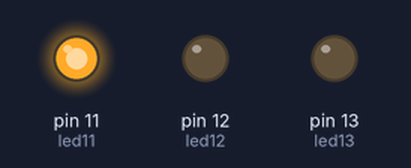
Recording of a sketch running on a simulated Arduino Uno, built with avr-gcc and run on an emulated ATmega328P. Parts: output pins drawn as LEDs (lit = HIGH).

Above: at 1.5 s.
At 3.5 s:
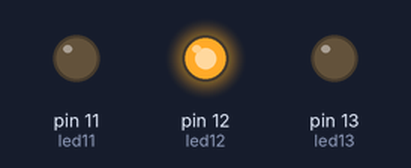
At 5.5 s:
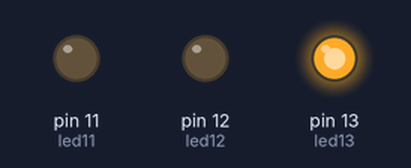
Timing chart, 0 to 9.1 s (numbered marks = the images above):
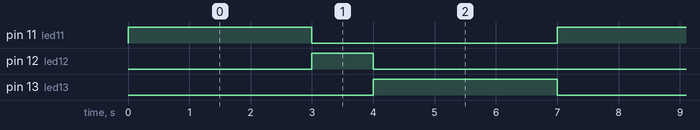

Measured:
- by itself, pin 11 (led11), pin 13 (led13): alternates HIGH for 3.0 s and LOW for 4.0 s
- by itself, pin 12 (led12): alternates HIGH for 1.0 s and LOW for 6.0 s
- by itself, everything shown: repeats every 7.0 s, in 4 steps

The sketch:

ders_1_trafik_lambasi.ino
```cpp
// BU KOD MUCİT AKADEMİSİ İÇİN EMRE DEMİRÖZ HOCA TARAFINDAN HAZIRLANMIŞTIR.
// Ders 1 - Trafik Lambasi
// Amac: Kirmizi, sari ve yesil LED'leri trafik lambasi gibi yakmak.

int led11 = 11; // Kirmizi LED 11 numarali pine bagli.
int led12 = 12; // Sari LED 12 numarali pine bagli.
int led13 = 13; // Yesil LED 13 numarali pine bagli.

void setup() {
  // LED pinlerini cikis olarak ayarliyoruz.
  pinMode(led11, OUTPUT);
  pinMode(led12, OUTPUT);
  pinMode(led13, OUTPUT);
}

void loop() {
  // Kirmizi LED yanar.
  digitalWrite(led11, HIGH);
  delay(3000);
  digitalWrite(led11, LOW);

  // Sari LED yanar.
  digitalWrite(led12, HIGH);
  delay(1000);
  digitalWrite(led12, LOW);

  // Yesil LED yanar.
  digitalWrite(led13, HIGH);
  delay(3000);
  digitalWrite(led13, LOW);
}
```
